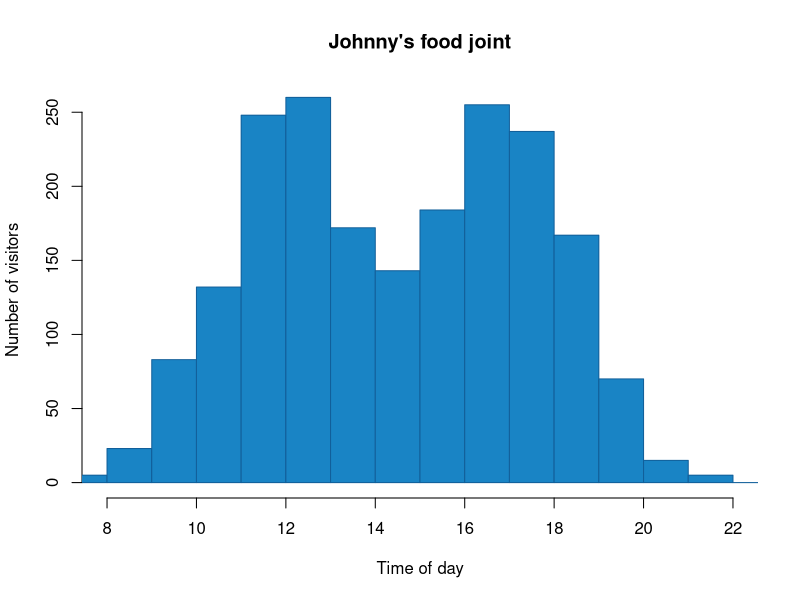

The R source for this figure:
# figure illustrating Mode

# My default color scheme
MyColoes = c("#115f9a", "#1984c5", "#22a7f0", "#48b5c4", "#76c68f", "#a6d75b", "#c9e52f", "#d0ee11", "#d0f400")

# Generate bimodal data
set.seed(50) # 
x1 <- rnorm(1000, mean=12, sd=1.5) # first mode
x2 <- rnorm(1000, mean=17, sd=1.5) # second mode
x <- c(x1,x2)

# Plot a histogram of the data
blocks <- seq(0, 24, by=1) # how do we split the data
hist(x, breaks = blocks, 
     xlab="Time of day",
     ylab = "Number of visitors",
     main="Johnny's food joint",
     xlim = c(8, 22),
     border = MyColoes[1],
     col = MyColoes[2])
